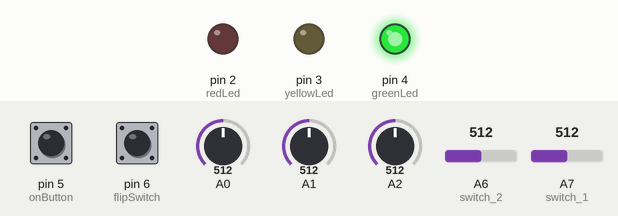
This sketch was run on a simulated Arduino Nano, built with avr-gcc and run on an emulated ATmega328P. On the bench: output pins drawn as LEDs (lit = HIGH). The inputs (shaded band) are chosen by the test bench; at power-on: A6 (switch_2) = 512, A7 (switch_1) = 512, pin 5 (onButton) HIGH, pin 6 (flipSwitch) HIGH, A0 = 512, A1 = 512, A2 = 512. No radio packets arrive unless stated; what the sketch prints to the serial monitor is not drawn.

Above: at 1.2 s.
1.3 s: A6 (switch_2) set to 106
2.8 s: A6 (switch_2) set to 90
At 3.6 s:
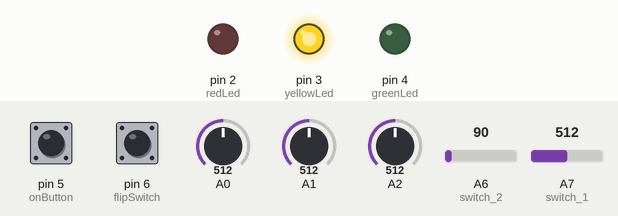
4.3 s: A7 (switch_1) set to 107
5.8 s: A7 (switch_1) set to 95
At 7.0 s:
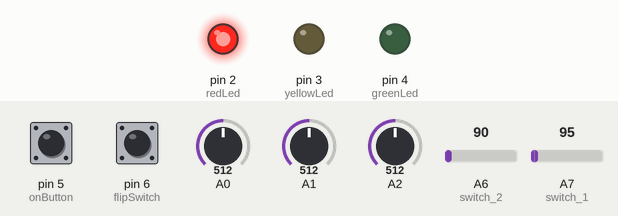
10.3 s: A7 (switch_1) set to 306
At 11.6 s:
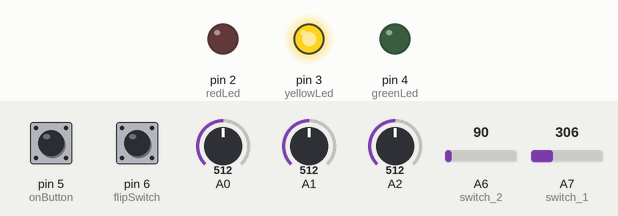
Timing chart, 0 to 12.8 s (numbered marks = the images above; inputs shaded):
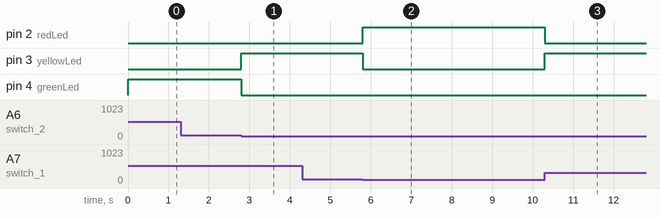

The sketch:

Transmitter_mod.ino
```cpp
#include <SPI.h>
#include <nRF24L01.h>
#include <RF24.h>

const uint64_t pipeOut = 0xF9E8F0F0E1LL;   //IMPORTANT: The same as in the receiver 0xF9E8F0F0E1LL
int onButton = 5;
int flipSwitch =  6;
int redLed = 2;
int yellowLed = 3;
int greenLed = 4;
int switch_1 = A7;
int switch_2 = A6;

RF24 radio(8, 9); // select CE,CSN pin

struct PacketData
{
  byte drive_speed;
  byte drive_dir;
  byte weapon_speed;
  byte button_value;
  byte button2_value;
  byte mode;
};
PacketData data;

void mapAndWriteValues()
{

}

void setup()
{
  Serial.begin(115200);
  radio.begin();
  radio.setDataRate(RF24_250KBPS);
  radio.openWritingPipe(pipeOut);
  radio.stopListening(); //start the radio Transmitter
  pinMode(switch_1,INPUT);
  pinMode(switch_2,INPUT);
  pinMode(onButton,INPUT_PULLUP);
  pinMode(flipSwitch,INPUT_PULLUP);
  pinMode(redLed,OUTPUT);
  pinMode(greenLed,OUTPUT);
  pinMode(yellowLed,OUTPUT);
}

//This function is used to map 0-1023 joystick value to 0-254. hence 127 is the center value which we send.
//It also adjust the deadband in joystick.
//Jotstick values range from 0-1023. But its center value is not always 511. It is little different.
//So we need to add some deadband to center value. in our case 500-530. Any value in this deadband range is mapped to center 127.
int mapAndAdjustJoystickValues(int value)
{
  value = (map(value, 0.0, 1023.0, 0, 255));
  mapAndWriteValues();
  return value;
}

void loop()
{
  if(analogRead(switch_1)>100 && analogRead(switch_2)>100){
    digitalWrite(greenLed,HIGH);
    digitalWrite(redLed,LOW);
    digitalWrite(yellowLed,LOW);
    data.mode=1;
  }
  else if(analogRead(switch_1)<100 && analogRead(switch_2)<100){
    digitalWrite(greenLed,LOW);
    digitalWrite(redLed,HIGH);
    digitalWrite(yellowLed,LOW);
    data.mode = 3;
  }
  else if((analogRead(switch_1)<100 && analogRead(switch_2>100)) || (analogRead(switch_1)>100 && analogRead(switch_2<100))){
    digitalWrite(greenLed,LOW);
    digitalWrite(redLed,LOW);
    digitalWrite(yellowLed,HIGH);
    data.mode=2;
  }

  data.drive_speed    = mapAndAdjustJoystickValues(analogRead(A2))-256;
  data.drive_dir    = 255-mapAndAdjustJoystickValues(analogRead(A1));
  data.weapon_speed   = 255-mapAndAdjustJoystickValues(analogRead(A0));
  data.button_value    = digitalRead(onButton);
  data.button2_value    =digitalRead(flipSwitch);

  Serial.print(data.drive_speed);
  Serial.print("  ");
  Serial.print(data.drive_dir);
  Serial.print("  ");
  Serial.print(data.weapon_speed);
  Serial.print("  ");
  Serial.print(data.button_value);
  Serial.print("  ");
  Serial.print(data.button2_value);
  Serial.print("  ");
  Serial.print(data.mode);
  Serial.print("  ");
  Serial.print(analogRead(switch_1));
  Serial.print("  ");
  Serial.println(analogRead(switch_2));
  radio.write(&data, sizeof(PacketData));
}
```

Measured:
- the behaviour switches between 101 and 100 on A6 (switch_2) (found by bisection; images 0 and 1)
- the behaviour switches between 100 and 99 on A7 (switch_1) (found by bisection; images 1 and 2)
- after the input at 2.8 s, pin 3 (yellowLed): LOW → HIGH at once; pin 4 (greenLed): HIGH → LOW at once
- after the input at 5.8 s, pin 2 (redLed): LOW → HIGH at once; pin 3 (yellowLed): HIGH → LOW at once
- after the input at 10.3 s, pin 2 (redLed): HIGH → LOW at once; pin 3 (yellowLed): LOW → HIGH at once
